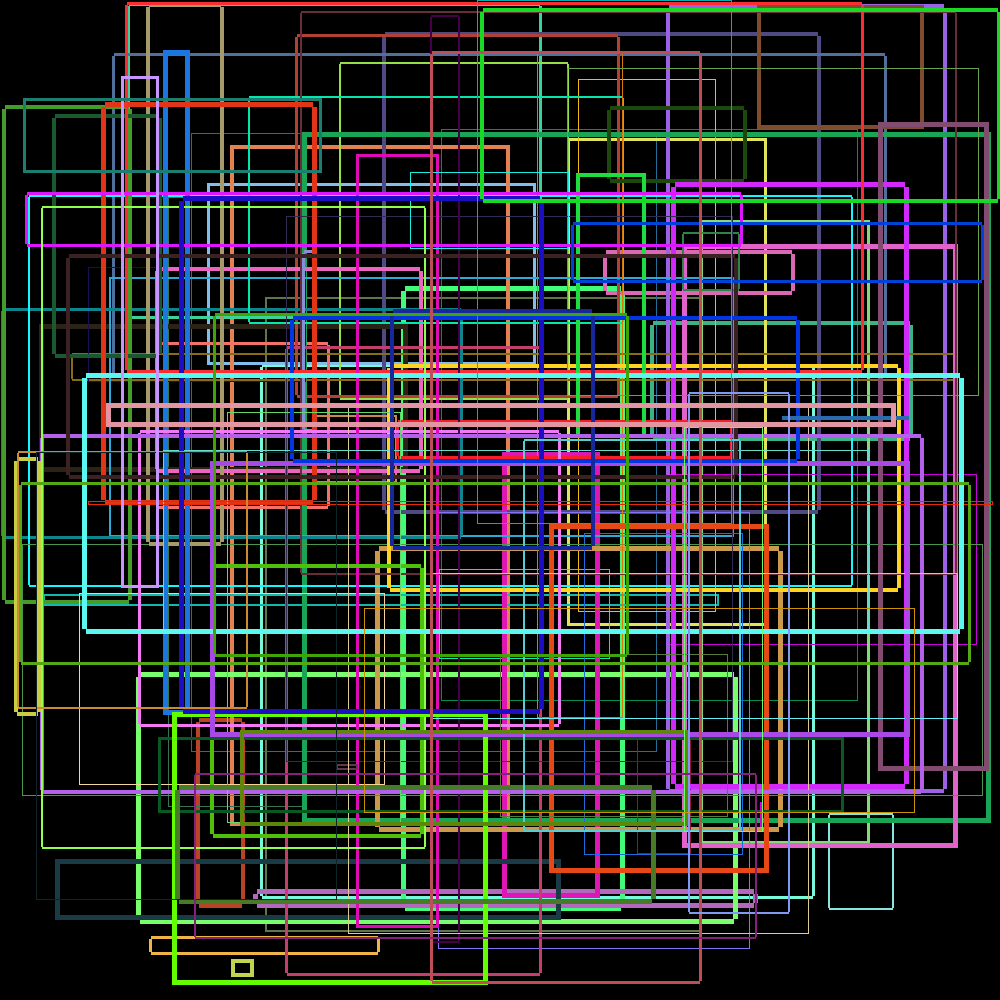

The Python source for this figure:
import random
from PIL import Image, ImageDraw

# Setup
img_width = 1000
img_height = 1000
img = Image.new("RGB", (img_width, img_height))
draw = ImageDraw.Draw(img)

random.seed(13)

# Draw
for i in range(113):
    x0 = random.randint(0, 1000)
    y0 = random.randint(0, 1000)
    x1 = random.randint(0, 1000)
    y1 = random.randint(0, 1000)
    red_amount = random.randint(0, 256)
    green_amount = random.randint(0, 256)
    blue_amount = random.randint(0, 256)
    width = random.randint(1, 5)
    draw.rectangle([(x0, y0), (x1, y1)], outline=(red_amount, green_amount, blue_amount), width=width)

# Saves the picture
img_path = __file__.replace('.py', '.png')
img.save(img_path)
print(f'Saved {img_path}')
img.show()

